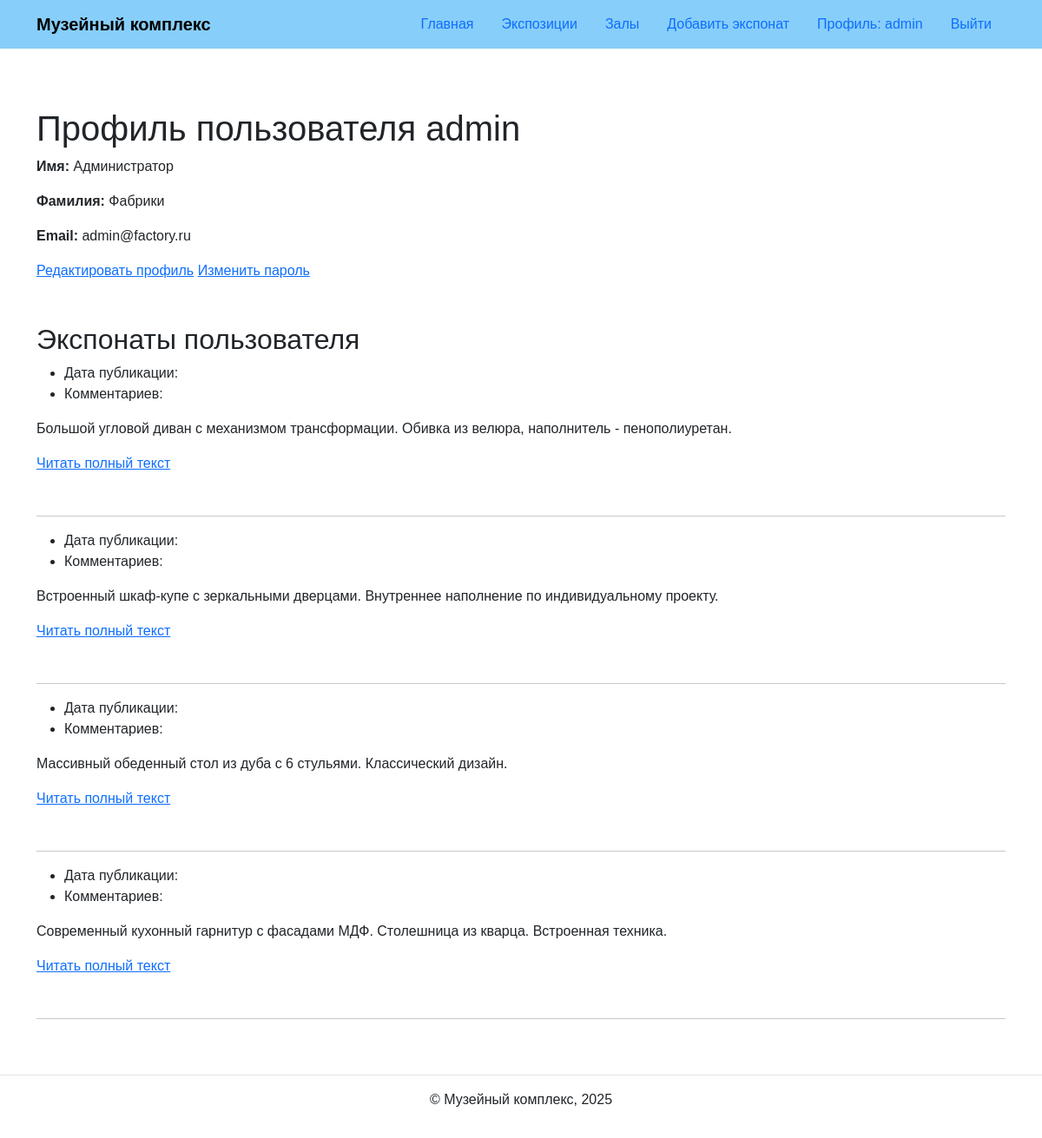
/users/profile/admin/ (signed in), run on the app's committed database.
### exhibits/models.py (models this page shows, shortened)
class BaseModel(models.Model):
    title = models.CharField(
        'Название',
        max_length=256
    )
    description = models.TextField(
        'Описание',
        blank=True
    )
    created_at = models.DateTimeField(
        'Дата создания',
        auto_now_add=True
    )
    class Meta:
        abstract = True
        ordering = ('title',)

class Order(BaseModel):
    STATUS_CHOICES = [
        ('new', 'Новый'),
        ('in_progress', 'В работе'),
        ('completed', 'Выполнен'),
        ('cancelled', 'Отменен'),
    ]
    PRIORITY_CHOICES = [
        ('low', 'Низкий'),
        ('medium', 'Средний'),
        ('high', 'Высокий'),
        ('urgent', 'Срочный'),
    ]
    customer_name = models.CharField(
        'Имя заказчика',
        max_length=200
    )
    customer_phone = models.CharField(
        'Телефон заказчика',
        max_length=20
    )
    furniture_type = models.ForeignKey(
        FurnitureType,
        on_delete=models.CASCADE,
        related_name='orders',
        verbose_name='Тип мебели'
    )
    workshops = models.ManyToManyField(
        Workshop,
        related_name='orders',
        verbose_name='Цеха для выполнения'
    )
    status = models.CharField(
        'Статус',
        max_length=20,
        choices=STATUS_CHOICES,
        default='new'
    )
    priority = models.CharField(
        'Приоритет',
        max_length=10,
        choices=PRIORITY_CHOICES,
        default='medium'
    )
    deadline = models.DateField(
        'Срок выполнения',
        help_text='Планируемая дата завершения заказа'
    )
    completion_date = models.DateField(
        'Дата фактического выполнения',
        null=True,
        blank=True
    )
    total_cost = models.DecimalField(
        'Общая стоимость',
        max_digits=10,
        decimal_places=2,
        null=True,
        blank=True
    )
    notes = models.TextField(
        'Примечания',
        blank=True
    )
    objects = models.Manager()
    active = ActiveManager()
    class Meta:
        verbose_name = 'Заказ'
        verbose_name_plural = 'Заказы'
        ordering = ('-created_at',)

### users/views.py (the view)
# urls.py: path('profile/<str:username>/', views.profile, name='profile'),
def profile(request, username):
    user = get_object_or_404(User, username=username)
    if request.user == user or request.user.is_superuser:
        order_list = Order.objects.all().annotate(
            workshop_count=Count('workshops')
        )
    else:
        order_list = Order.objects.filter(
        ).annotate(
            workshop_count=Count('workshops')
        )
    paginator = Paginator(order_list, 10)
    page_number = request.GET.get('page')
    page_obj = paginator.get_page(page_number)
    context = {
        'profile_user': user,
        'page_obj': page_obj,
    }
    return render(request, 'users/profile.html', context)

### templates/users/profile.html (shortened to what this page needs)
{% extends 'base.html' %}
{% block content %}
  <h1>Профиль пользователя {{ profile_user.username }}</h1>
  <div class="mb-5">
    <p><strong>Имя:</strong> {{ profile_user.first_name }}</p>
    <p><strong>Фамилия:</strong> {{ profile_user.last_name }}</p>
    <p><strong>Email:</strong> {{ profile_user.email }}</p>
    {% if user == profile_user %}
      <a href="{% url 'users:profile_edit' %}">Редактировать профиль</a>
      <a href="{% url 'password_change' %}">Изменить пароль</a>
    {% endif %}
  </div>
  <h2>Экспонаты пользователя</h2>
  {% for exhibit in page_obj %}
    <article class="mb-5">
      <ul>
        <li>
          Дата публикации: {{ exhibit.pub_date|date:"d E Y" }}
        </li>
        <li>
          Комментариев: {{ exhibit.comment_count }}
        </li>
      </ul>
      <p>{{ exhibit.description|truncatewords:30 }}</p>
      <a href="{% url 'exhibits:exhibit_detail' exhibit_id=exhibit.id %}">Читать полный текст</a>
    </article>
    <hr>
  {% endfor %}
{% endblock %}

### templates/includes/header.html (shortened to what this page needs)
<header>
  <nav class="navbar navbar-light" style="background-color: lightskyblue">
    <div class="container">
      <a class="navbar-brand" href="{% url 'exhibits:index' %}">
        <strong>Музейный комплекс</strong>
      </a>
      <ul class="nav nav-pills">
        <li class="nav-item">
          <a class="nav-link" href="{% url 'exhibits:index' %}">
            Главная
          </a>
        </li>
        <li class="nav-item">
          <a class="nav-link" href="{% url 'exhibits:exposition_list' %}">
            Экспозиции
          </a>
        </li>
        <li class="nav-item">
          <a class="nav-link" href="{% url 'exhibits:hall_list' %}">
            Залы
          </a>
        </li>
        {% if user.is_authenticated %}
          <li class="nav-item">
            <a class="nav-link" href="{% url 'exhibits:exhibit_create' %}">
              Добавить экспонат
            </a>
          </li>
          <li class="nav-item">
            <a class="nav-link" href="{% url 'users:profile' username=user.username %}">
              Профиль: {{ user.username }}
            </a>
          </li>
          <li class="nav-item">
            <a class="nav-link" href="{% url 'logout' %}">
              Выйти
            </a>
          </li>
        {% endif %}
      </ul>
    </div>
  </nav>
</header>

### static/css/style.css (style rules this page uses)
body { font-family: Arial, sans-serif; }
.navbar { margin-bottom: 20px; }

### data on the page
Order: description "Большой угловой диван с механизмом трансформации. Обивка из велюра, наполнитель - пенополиуретан."
Order: description "Встроенный шкаф-купе с зеркальными дверцами. Внутреннее наполнение по индивидуальному проекту."
Order: description "Массивный обеденный стол из дуба с 6 стульями. Классический дизайн."
Order: description "Современный кухонный гарнитур с фасадами МДФ. Столешница из кварца. Встроенная техника."

### other printed values
{{ user.username }} "admin"
{{ profile_user.username }} "admin"
{{ profile_user.first_name }} "Администратор"
{{ profile_user.last_name }} "Фабрики"
{{ profile_user.email }} "admin@factory.ru"
